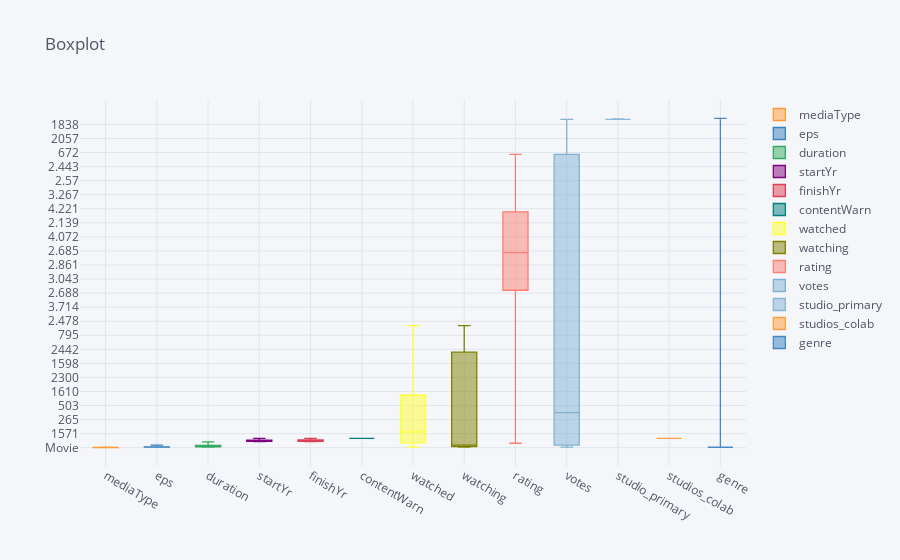

Notebook source saved alongside this figure:
### Code cell
anime.iplot(kind='box', title='Boxplot')

### Figure 1 — Plotly figure (JSON) as saved in the notebook; plotly's stock layout.template omitted (floating-point values rounded to 4 significant figures; data arrays with more than 128 entries replaced by an {"elided": "..."} marker saying what was removed)
{"data": [{"boxpoints": false, "line": {"width": 1.3}, "marker": {"color": "rgba(255, 153, 51, 1.0)"}, "name": "mediaType", "orientation": "v", "type": "box", "y": {"elided": "6523 str values"}}, {"boxpoints": false, "line": {"width": 1.3}, "marker": {"color": "rgba(55, 128, 191, 1.0)"}, "name": "eps", "orientation": "v", "type": "box", "y": {"elided": "6523 int values"}}, {"boxpoints": false, "line": {"width": 1.3}, "marker": {"color": "rgba(50, 171, 96, 1.0)"}, "name": "duration", "orientation": "v", "type": "box", "y": {"elided": "6523 float values"}}, {"boxpoints": false, "line": {"width": 1.3}, "marker": {"color": "rgba(128, 0, 128, 1.0)"}, "name": "startYr", "orientation": "v", "type": "box", "y": {"elided": "6523 int values"}}, {"boxpoints": false, "line": {"width": 1.3}, "marker": {"color": "rgba(219, 64, 82, 1.0)"}, "name": "finishYr", "orientation": "v", "type": "box", "y": {"elided": "6523 int values"}}, {"boxpoints": false, "line": {"width": 1.3}, "marker": {"color": "rgba(0, 128, 128, 1.0)"}, "name": "contentWarn", "orientation": "v", "type": "box", "y": {"elided": "6523 str values"}}, {"boxpoints": false, "line": {"width": 1.3}, "marker": {"color": "rgba(255, 255, 51, 1.0)"}, "name": "watched", "orientation": "v", "type": "box", "y": {"elided": "6523 int values"}}, {"boxpoints": false, "line": {"width": 1.3}, "marker": {"color": "rgba(128, 128, 0, 1.0)"}, "name": "watching", "orientation": "v", "type": "box", "y": {"elided": "6523 int values"}}, {"boxpoints": false, "line": {"width": 1.3}, "marker": {"color": "rgba(251, 128, 114, 1.0)"}, "name": "rating", "orientation": "v", "type": "box", "y": {"elided": "6523 float values"}}, {"boxpoints": false, "line": {"width": 1.3}, "marker": {"color": "rgba(128, 177, 211, 1.0)"}, "name": "votes", "orientation": "v", "type": "box", "y": {"elided": "6523 float values"}}, {"boxpoints": false, "line": {"width": 1.3}, "marker": {"color": "rgba(128, 177, 211, 0.8999999999999999)"}, "name": "studio_primary", "orientation": "v", "type": "box", "y": {"elided": "6523 str values"}}, {"boxpoints": false, "line": {"width": 1.3}, "marker": {"color": "rgba(255, 153, 51, 0.8999999999999999)"}, "name": "studios_colab", "orientation": "v", "type": "box", "y": {"elided": "6523 str values"}}, {"boxpoints": false, "line": {"width": 1.3}, "marker": {"color": "rgba(55, 128, 191, 0.8999999999999999)"}, "name": "genre", "orientation": "v", "type": "box", "y": {"elided": "6523 str values"}}], "layout": {"legend": {"bgcolor": "#F5F6F9", "font": {"color": "#4D5663"}}, "paper_bgcolor": "#F5F6F9", "plot_bgcolor": "#F5F6F9", "title": {"font": {"color": "#4D5663"}, "text": "Boxplot"}, "xaxis": {"gridcolor": "#E1E5ED", "showgrid": true, "tickfont": {"color": "#4D5663"}, "title": {"font": {"color": "#4D5663"}, "text": ""}, "zerolinecolor": "#E1E5ED"}, "yaxis": {"gridcolor": "#E1E5ED", "showgrid": true, "tickfont": {"color": "#4D5663"}, "title": {"font": {"color": "#4D5663"}, "text": ""}, "zerolinecolor": "#E1E5ED"}}}
